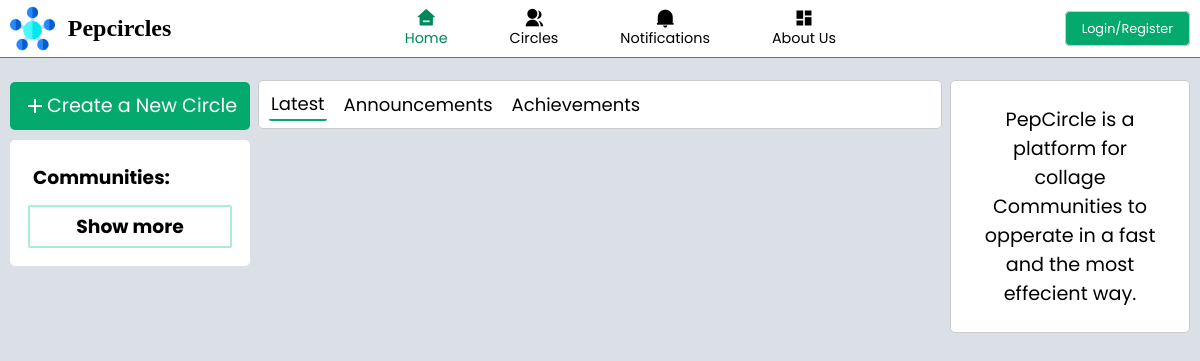
/, run on an earlier commit of the app's database.
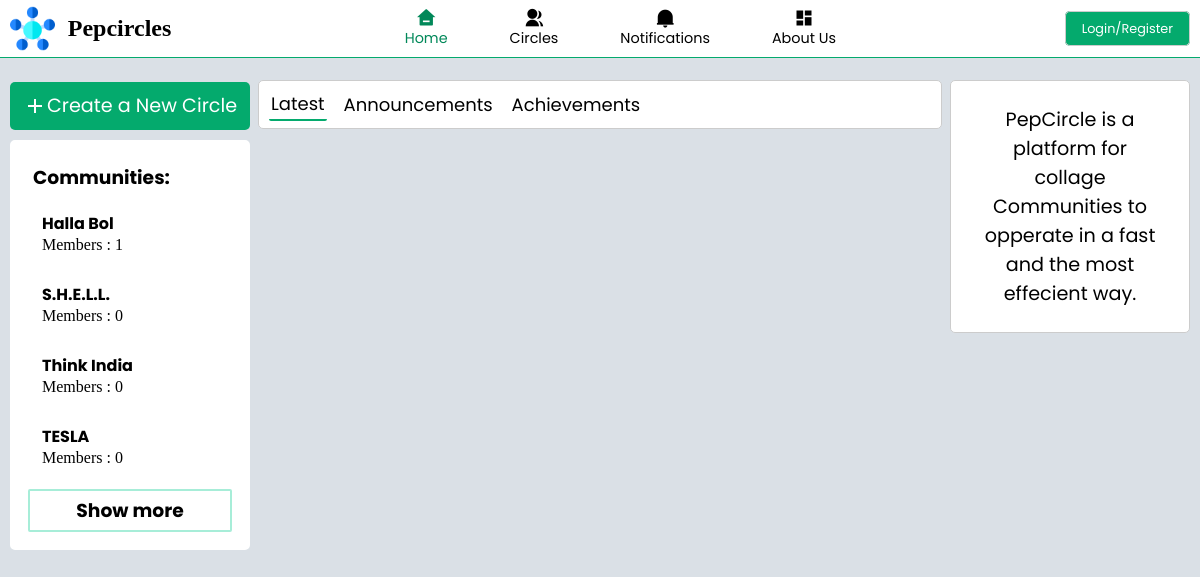
And on a later commit of the database.
### tables this page shows
CREATE TABLE `staticcircleinfo` (
  `circleId` int(11) NOT NULL,
  `circleName` char(250) NOT NULL,
  `circleLogo` varchar(3000) NOT NULL,
  `circleDiscription` varchar(5000) NOT NULL,
  `circleBanner` varchar(3000) NOT NULL DEFAULT 'low_poly_banner_design_1711.jpg',
  `circleStatus` int(11) NOT NULL,
  `collegeId` int(11) NOT NULL,
  `followerCount` int(11) NOT NULL
);

### index.php (the view, shortened to what the changed rows need)
<?php
include "pages/back/database_connection.php";
?>
<!DOCTYPE html>
<html lang="en">
<head>
    <link rel="stylesheet" href="/collageCommunity/css/index.css">
</head>
<body>
    <?php
    include "pages/navbar.php";
    ?>
    <div class="main">
        <div class="comm_bar">
            <?php
            if (isset($_SESSION['login_status']) && $_SESSION['login_status'] == 'logged_in') {
            ?>
            <div class="sub_comm_bar">
                <h3 class="head">Communities:</h3>
                <ul>
                    <?php
                    if (mysqli_num_rows($res) > 0) {
                        while ($row = mysqli_fetch_assoc($res)) {
                    ?>
                            <li>
                                <a href="pages/community_page.php?commid=<?php echo $row['circleId'] ?>">
                                    <h3><?php echo $row['circleName']; ?></h3>
                                    <p>Members : <?php echo $row['followerCount']; ?></p>
                                </a>
                            </li>
                    <?php
                        }
                    }
                    ?>
                </ul>
                <div class="show_more">
                    <h3 class="head"><a href="pages/circles.php">Show more</a></h3>
                </div>
            </div>
            <?php }else{
            ?>
            <div class="sub_comm_bar">
                <ul>
                    <?php
                    $new_sql = "SELECT * FROM staticcircleinfo ORDER BY followerCount DESC LIMIT 4";
                    $new_res = mysqli_query($conn, $new_sql);
                    if (mysqli_num_rows($new_res) > 0) {
                        while ($row = mysqli_fetch_assoc($new_res)) {
                    ?>
                            <li>
                                <a href="pages/community_page.php?commid=<?php echo $row['circleId'] ?>">
                                    <h3><?php echo $row['circleName']; ?></h3>
                                    <p>Members : <?php echo $row['followerCount']; ?></p>
                                </a>
                            </li>
                    <?php
                        }
                    }
                    ?>
                </ul>
            </div>
            <?php
            } ?>
        </div>
    </div>
</body>
</html>

What changed in the data, as far as the page shows it:
added staticcircleinfo: circleName "Halla Bol", followerCount "1"
added staticcircleinfo: circleName "S.H.E.L.L.", followerCount "0"
added staticcircleinfo: circleName "Think India", followerCount "0"
added staticcircleinfo: circleName "TESLA", followerCount "0"
